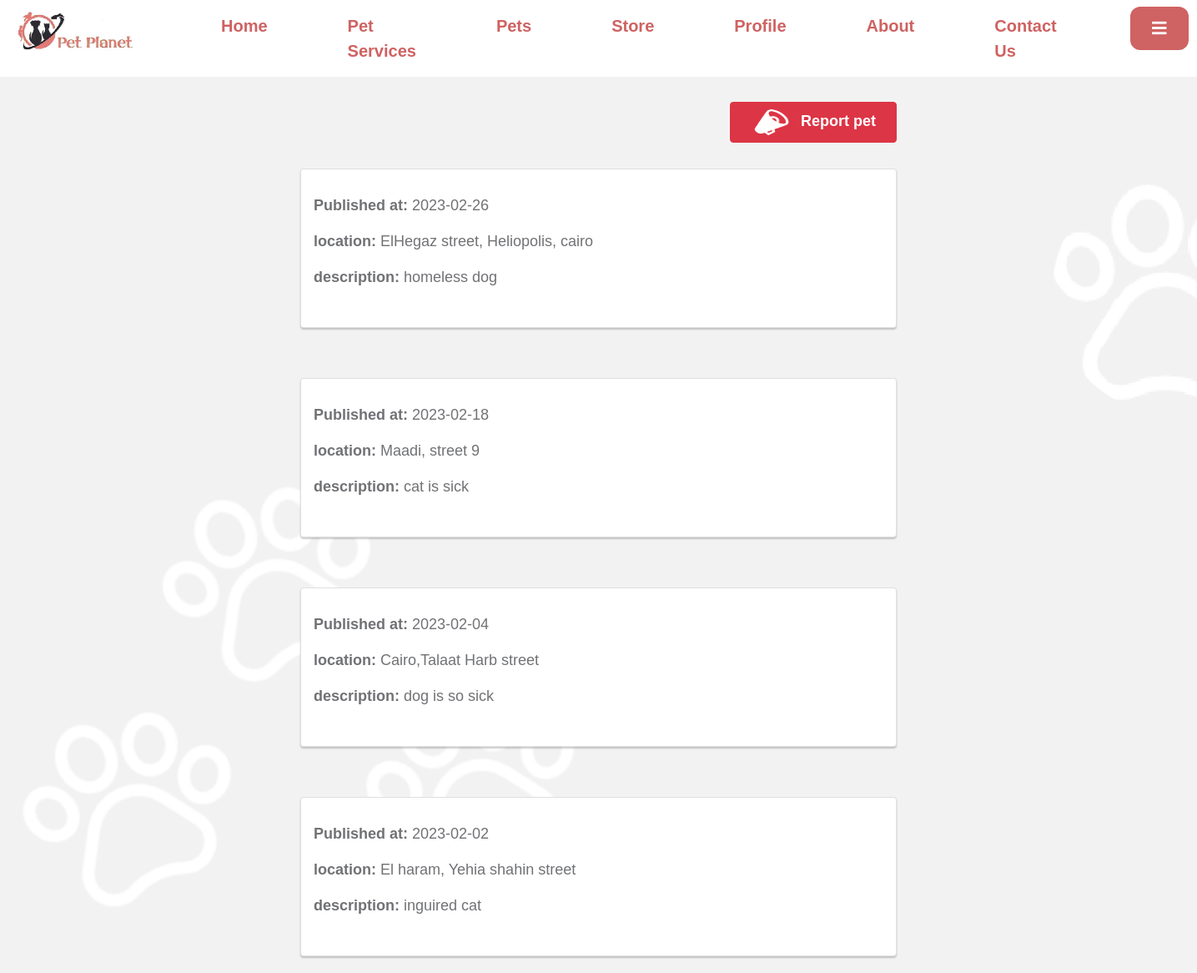
The page /pet-planet/reportsPage.php (signed in) on the database its author committed.
### tables this page shows
CREATE TABLE `petreports` (
  `id` bigint(20) UNSIGNED NOT NULL,
  `date` date NOT NULL DEFAULT current_timestamp(),
  `location` mediumtext NOT NULL,
  `situation_description` longtext NOT NULL
);

### pet-planet/App/Database/Connection/Connection.php (called while the page is built, shortened)
<?php
class Connection
{
    private string $dbName = 'pet_planet';
    private string $hostName = 'localhost';
    private string $username = 'root';
    private string $password = '';
    private int $DBport = 3306;
    public function __construct()
    {
        $this->connect = new \mysqli(
            $this->hostName,
            $this->username,
            $this->password,
            $this->dbName,
            $this->DBport
        );
    }
}

### pet-planet/App/Database/Models/Petreport.php (called while the page is built, shortened)
<?php
class Petreport extends Model implements MakeCrud {
    public function read() :\mysqli_result
    {
        return $this->connect->query("SELECT date,location,situation_description FROM petreports ORDER BY id DESC");
    }
}

### pet-planet/reportsPage.php (the view, shortened to what this page needs)
<?php
include "layouts/header.php";
include "layouts/navbarRegistered.php";
$report = new Petreport;
$reports = $report->read()->fetch_all(MYSQLI_ASSOC);
?>
<div class="bt_danger btn btn-danger "><img src="assets/img/icons/speaker.png" class="di icon"><a href="ReportPet.php" class="di sa"> Report pet</a></div>
<div class="space">
  <?php foreach ($reports as $report) { ?>
    <div class="card report_post">
      <div class="container">
        <p><b>Published at:</b> <?= $report['date'] ?></p>
        <p><b>location:</b> <?= $report['location'] ?></p>
        <p><b>description:</b> <?= $report['situation_description'] ?></p>
      </div>
    </div>
</div>
<?php } ?>

### pet-planet/assets/css/style2.css (style rules this page uses)
:root { --white-color: #ffffff; --primary-color: #81B29A; --secondary-color: #3D405B; --section-bg-color: #F4F1DE; --custom-btn-bg-color: #2a60d6; --custom-btn-bg-hover-color: #E07A5F; --dark-color: #000000; --p-color: #717275; --link-hover-color: #2a60d6; --body-font-family: 'DM Sans', sans-serif; --h1-font-size: 42px; --h2-font-size: 36px; --h3-font-size: 28px; --h4-font-size: 24px; --h5-font-size: 22px; --h6-font-size: 20px; --p-font-size: 18px; --menu-font-size: 16px; --btn-font-size: 14px; --border-radius-large: 100px; --border-radius-medium: 20px; --border-radius-small: 10px; --font-weight-normal: 400; --font-weight-medium: 500; --font-weight-bold: 700; }
body { background-color: var(--white-color); font-family: var(--body-font-family); }
p { color: var(--p-color); font-size: var(--p-font-size); font-weight: var(--font-weight-normal); }
a, button { touch-action: manipulation; transition: all 0.3s; }
a { display: inline-block; color: var(--secondary-color); text-decoration: none; }
b, strong { font-weight: var(--font-weight-bold); }

### pet-planet/assets/css/style.css (style rules this page uses)
body { margin: 0px; padding: 0px; background-image: url("../img/other/signinBackground.png"); background-size: cover; width: auto; background-repeat: no-repeat; background-color: #f2f2f2; }
img { height: 35px; }
.container { max-width: 1650px; }

### pet-planet/reportsPage.php (style rules this page uses)
a, a:hover { text-decoration: none; color: white; }
body { font-size: larger; }
.card { box-shadow: 0 2px 2px 0 rgba(0, 0, 0, 0.2); transition: 0.3s; }
.report_post { margin: 60px 360px 20px 360px; padding: 30px; padding-left: 0px; }
.space { margin-top: 110px; }
.bt_danger { float: right; margin: 30px 360px 0px 10px; width: 200px; }
.di { display: inline-block; font-size: large; }
.icon { width: 50px; }
.sa { padding-left: 10px; font-weight: bold; }

### rows shown on the page
petreports: date "2023-02-26", location "ElHegaz street, Heliopolis, cairo", situation_description "homeless dog"
petreports: date "2023-02-18", location "Maadi, street 9", situation_description "cat is sick"
petreports: date "2023-02-04", location "Cairo,Talaat Harb street", situation_description "dog is so sick"
petreports: date "2023-02-02", location "El haram, Yehia shahin street", situation_description "inguired cat"
